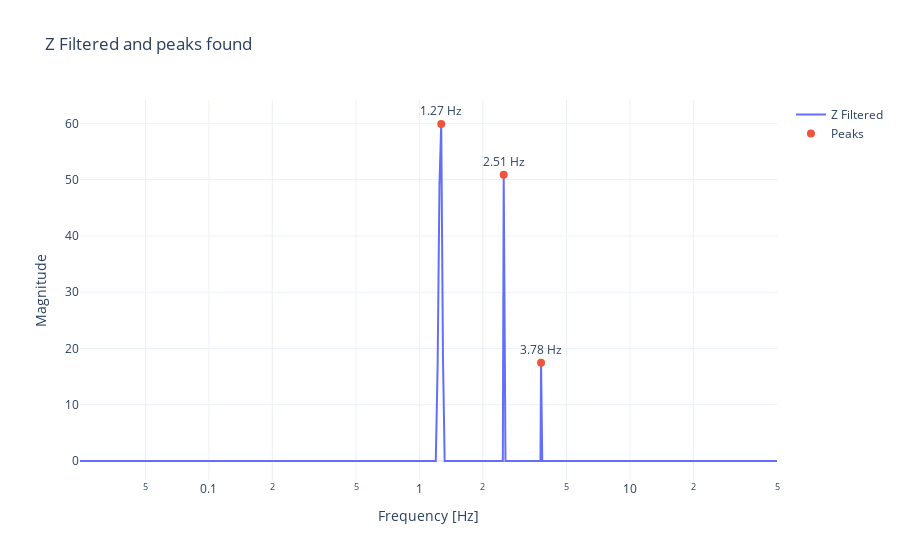

Write notebook code for a chart like this one.
### Code cell
fourier.plotly_peaks(df_fft_filtered, label_filtered, log_scale=True)

### Figure 1 — Plotly figure (JSON) as saved in the notebook; plotly's stock layout.template omitted (floating-point values rounded to 4 significant figures; data arrays with more than 128 entries replaced by an {"elided": "..."} marker saying what was removed)
{"data": [{"mode": "lines", "name": "Z Filtered", "type": "scatter", "x": {"elided": "2048 float values"}, "y": {"elided": "2048 float values"}}, {"marker": {"size": 8}, "mode": "markers+text", "name": "Peaks", "text": ["1.27 Hz", "2.51 Hz", "3.78 Hz"], "textposition": "top center", "type": "scatter", "x": [1.27, 2.515, 3.784], "y": [59.89, 50.86, 17.45]}], "layout": {"title": {"text": "Z Filtered and peaks found"}, "xaxis": {"title": {"text": "Frequency [Hz]"}, "type": "log"}, "yaxis": {"title": {"text": "Magnitude"}}}}
